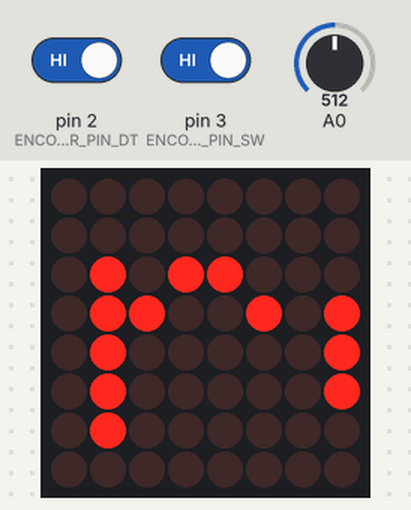
Bench run of a sketch on a simulated Arduino Uno, built with avr-gcc and run on an emulated ATmega328P. Shown: 8×8 LED matrix. The test bench sets the inputs (shaded band); at power-on: pin 3 (ENCODER_PIN_SW) HIGH, pin 2 (ENCODER_PIN_DT) HIGH, A0 = 512. Random numbers use the default seed unless the sketch sets one.

Above: at 1.28 s.
1.3 s: pin 3 (ENCODER_PIN_SW) driven LOW
At 1.7 s:
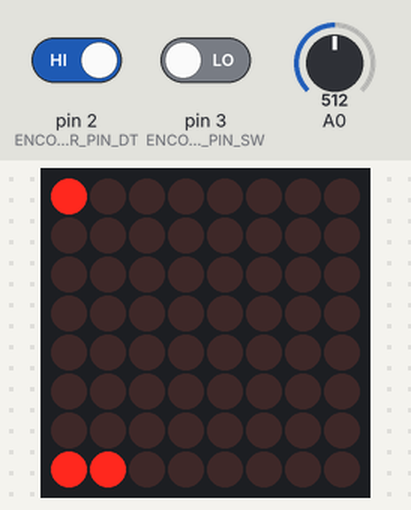
4.3 s: pin 3 (ENCODER_PIN_SW) driven HIGH
At 4.89 s:
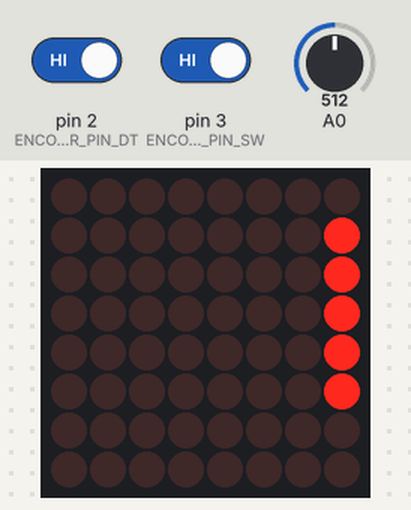
At 5.51 s:
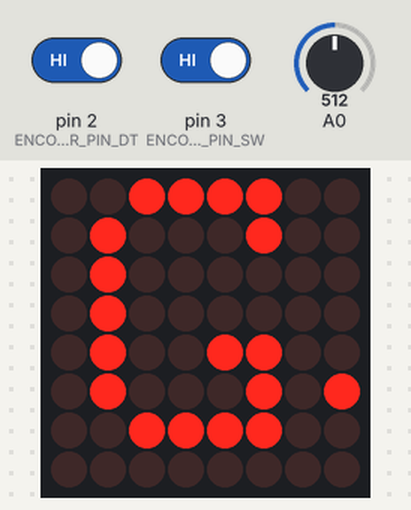

The sketch:

Space.ino
```cpp
#include <SPI.h>
#include <Adafruit_GFX.h>
#include <Max72xxPanel.h>

// Display settings.
// Attach DIN to MOSI and CLK to SCK (cf http://arduino.cc/en/Reference/SPI )
#define MAX_DISPLAY_WIDTH 8
#define MAX_DISPLAY_HEIGHT 8
#define DISPLAY_INTENSITY 1 // Use a value between 0 and 15 for brightness
#define DISPLAY_ROTATION 2
#define PIN_CS 10 // Attach CS to this pin

// Encoder settings.
#define ENCODER_PIN_DT 2
#define ENCODER_PIN_CLK 7
#define ENCODER_PIN_SW 3
#define ENCODER_POLLING_FREQUENCY 5 // microseconds

// Text settings.
#define TEXT_SCROLL_SPEED 100
#define LETTER_SPACE 1
#define LETTER_WIDTH (5 + LETTER_SPACE)

#define DEFAULT_ENEMY_FREEZING 500

bool startGame;
bool isGameOver;
unsigned char score;

unsigned char playerX;
unsigned char playerY;
unsigned char playerWidth;

unsigned long enemySpawnTime;
unsigned long lastEnemySpawnTime;
unsigned long lastEnemyMoveDownTime;
char enemyX;
unsigned char enemyY;
unsigned int enemyFreezing;

unsigned long lastEncoderChangeTime;
unsigned long encoderChangeTime;
char lastDtState;
char dtState;
char clkState;

unsigned long now;

Max72xxPanel display = Max72xxPanel(PIN_CS, 1, 1);


void setup() {
  display.setIntensity(DISPLAY_INTENSITY);
  display.setRotation(DISPLAY_ROTATION);

  pinMode(ENCODER_PIN_DT, INPUT);
  pinMode(ENCODER_PIN_CLK, INPUT);
  pinMode(ENCODER_PIN_SW, INPUT_PULLUP);

  attachInterrupt(0, encoderChangeHandler, CHANGE);
  attachInterrupt(1, buttonClickHandler, LOW);

  lastEncoderChangeTime = 0;

  initGame();
}

void loop() {
  // Show intro.
  if (isFirstRun()) {
    displayText("Press button to play");
  }

  // Show "game over" screen.
  if (gameIsOver()) {
    char buf[30];
    sprintf(buf, "Game Over. Your Score: %d", score);
    displayText(buf);
  }

  if (gameIsRunning()) {
    cleanDisplay();
    now = millis();

    // Draw player
    drawPlayer();

    if (enemyX == -1 && now - lastEnemySpawnTime > enemySpawnTime) {
      lastEnemySpawnTime = now;
      spawnEnemy();
    }

    // Draw enemy
    if (enemyX > -1) {
      display.drawPixel(enemyX, enemyY, HIGH);

      moveEnemyDown();

      checkForCollisions();
    }

    display.write();
  }
}

void drawPlayer() {
  display.drawPixel(playerX, playerY, HIGH);
  display.drawPixel(playerX + (playerWidth - 1), playerY, HIGH);
}

/*
   Check for collisions with enemies.
*/
void checkForCollisions() {
  if (enemyY == playerY && (enemyX == playerX || enemyX == playerX + (playerWidth - 1))) {
    gameOver();
  }
}

/**
   Spawn random enemy
*/
void spawnEnemy() {
  enemyX = random(0, MAX_DISPLAY_WIDTH - 1);
  enemyY = -1;
}

/*
   Move enemy down and increase score.
*/
void moveEnemyDown() {
  if (now - lastEnemyMoveDownTime > enemyFreezing) {
    enemyY++;

    // Remove enemy
    if (enemyY > MAX_DISPLAY_HEIGHT) {
      enemyY = -1;
      enemyX = -1;

      score++;
      if (enemyFreezing > 100 && score % 2) {
        enemyFreezing -= 50;
      }
    }

    lastEnemyMoveDownTime = now;
  }
}
/*
   Click button handler.
*/
void buttonClickHandler() {
  if (digitalRead(ENCODER_PIN_SW) == LOW) {
    startTheGame();
  }
}

/*
   Change encoder handler.
*/
void encoderChangeHandler() {
  encoderChangeTime = micros();
  if (encoderChangeTime - lastEncoderChangeTime > ENCODER_POLLING_FREQUENCY) {
    lastEncoderChangeTime = encoderChangeTime;

    dtState = digitalRead(ENCODER_PIN_DT);
    clkState = digitalRead(ENCODER_PIN_CLK);

    if (dtState != lastDtState) {
      if (clkState == dtState) {
        if (playerX + 1 < (MAX_DISPLAY_WIDTH - playerWidth)) {
          playerX++;
        } else {
          playerX = (MAX_DISPLAY_WIDTH - playerWidth);
        }
      } else {
        if (playerX - 1 > 0) {
          playerX--;
        } else {
          playerX = 0;
        }
      }

      lastDtState = dtState;
    }
  }
}

/*
   Init game.
*/
void initGame() {
  score = 0;
  enemySpawnTime = 1000;
  enemyFreezing = DEFAULT_ENEMY_FREEZING;
  enemyX = -1; // hide enemy
  enemyY = -1;
  startGame = false;
  isGameOver = false;
  playerWidth = 2;
  cleanDisplay();
  randomSeed(analogRead(0));
}

/*
 * Start the game.
 */
void startTheGame() {
  initGame();
  startGame = true;

  // spawn player
  playerX = 0;
  playerY = MAX_DISPLAY_HEIGHT - 1;

  // detach button interrupts
  detachInterrupt(1);
}

/**
   Trigger game over screen.
*/
void gameOver() {
  startGame = false;
  isGameOver = true;

  // return back button handler
  attachInterrupt(1, buttonClickHandler, LOW);
}

/**
   Check the game is running firstly.
*/
bool isFirstRun() {
  return ! startGame && ! isGameOver;
}

/*
   Check for game is running.
*/
bool gameIsRunning() {
  return startGame && ! isGameOver;
}

/*
   Check the game is over.
*/
bool gameIsOver() {
  return ! startGame && isGameOver;
}

/**
   Clear the display.
*/
void cleanDisplay() {
  display.fillScreen(LOW);
}

/*
   Display text on screen.
*/
void displayText(String text) {
  for ( int i = 0 ; i < LETTER_WIDTH * text.length() + display.width() - 1 - LETTER_SPACE; i++ ) {
    // Stop when game is start.
    if (startGame) {
      break;
    }

    cleanDisplay();

    int letter = i / LETTER_WIDTH;
    int x = (display.width() - 1) - i % LETTER_WIDTH;
    int y = (display.height() - 8) / 2; // center the text vertically

    while ( x + LETTER_WIDTH - LETTER_SPACE >= 0 && letter >= 0 ) {
      if ( letter < text.length() ) {
        display.drawChar(x, y, text[letter], HIGH, LOW, 1);
      }
      letter--;
      x -= LETTER_WIDTH;
    }

    display.write();
    delay(TEXT_SCROLL_SPEED);
  }
}
```

Measured:
- what the display in image 1 shows lasts 0.5 s, from 1.3 s to 1.8 s
